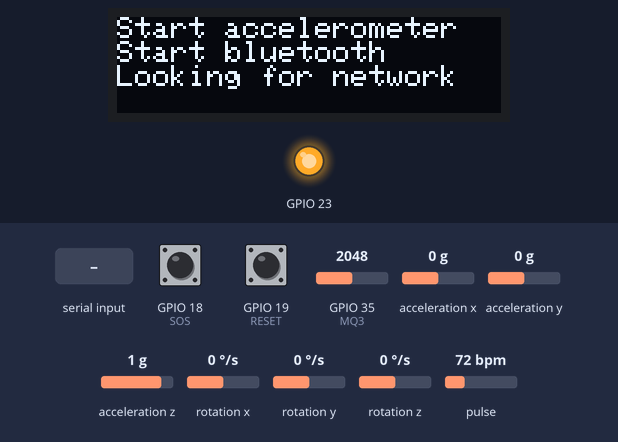
Recording of a sketch running on a simulated ESP32. Parts: 128×32 one-colour display, output pins drawn as LEDs (lit = HIGH). The test bench sets the inputs (shaded band); at power-on: acceleration x 0 g, GPIO 18 (SOS) HIGH, GPIO 19 (RESET) HIGH, GPIO 35 (MQ3) = 2048, acceleration y 0 g, acceleration z 1 g, rotation x 0 °/s, rotation y 0 °/s, rotation z 0 °/s, pulse 72 bpm. EEPROM starts erased; nothing arrives over Bluetooth unless stated; the modem accepts every AT command (registered, SIM ready, sends succeed) and sends nothing else; what the sketch prints to the serial monitor is not drawn.

Above: at 4.1 s.
At 18.6 s:
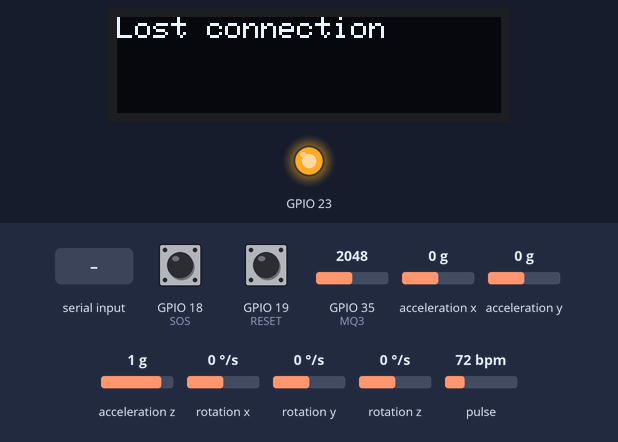
18.7 s: "ADMIN" received over the second serial link
At 20.4 s:
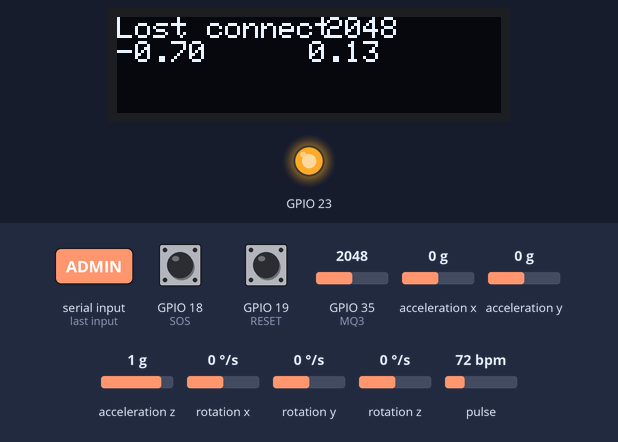
21.2 s: acceleration x set to -0.2 g
At 22.1 s:
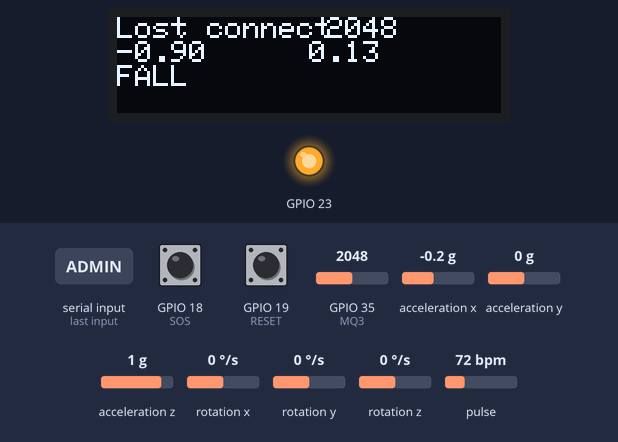
22.7 s: GPIO 18 (SOS) pulled LOW for 0.15 s
At 23.3 s:
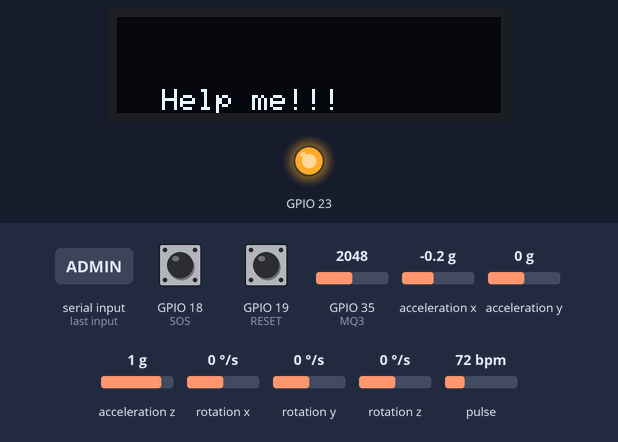
Timing chart, 0 to 25.7 s (numbered marks = the images above; inputs shaded):
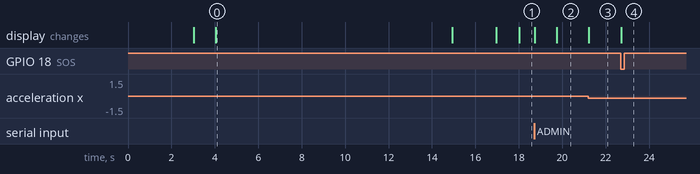

Measured:
- the behaviour switches between 0 and -0.1 g on acceleration x (found by bisection; images 2 and 3)
- after the input at 18.7 s, the display: first changes at once (image 2 shows a later state)
- after the input at 21.2 s, the display: changes at once (image 3)
- after the input at 22.7 s, the display: changes at once (image 4)
- what the display in image 0 shows lasts 10.9 s, from 4.0 s to 14.9 s

The sketch:

Receiver.ino
```cpp
#include <EEPROM.h>
//----------------------------------------------------------------------------Bluetooth
#include "BluetoothSerial.h"
BluetoothSerial SerialBT;
unsigned long ping;
String myGPS; String gps;
//----------------------------------------------------------------------------Màn hình
#include <Wire.h>
#include "SSD1306Ascii.h"
#include "SSD1306AsciiWire.h"
SSD1306AsciiWire oled;
//----------------------------------------------------------------------------Cảm biến gia tốc
#include <MPU6050_tockn.h>
#include <Wire.h>
MPU6050 mpu6050(Wire);
float X, Y;
unsigned long fall;
int flag2;
//----------------------------------------------------------------------------Cảm biến nhịp tim
#include "MAX30105.h"
MAX30105 particleSensor;
//----------------------------------------------------------------------------Khởi tạo ngoại vi
#define SOS   18   //Nút SOS
#define RESET 19   //Nút xoá số đt ADMIN
#define MQ3   35   //Nút xoá số đt ADMIN
//----------------------------------------------------------------------------Khởi tạo biến toàn cục
String ADMIN;
int flag1 = 6;
unsigned long timer;


void setup()
{
//----------------------------------------------------------------------------Khởi động màn hình, màn hình gỡ lỗi
  Serial.begin(9600);
  Wire.begin();
  oled.begin(&Adafruit128x32, 0x3C);
  oled.setFont(Adafruit5x7);
//----------------------------------------------------------------------------Khởi động ngoại vi
  pinMode(23, OUTPUT); digitalWrite(23, 1);
  pinMode(SOS,   INPUT_PULLUP);
  pinMode(RESET, INPUT_PULLUP);
  pinMode(MQ3, INPUT);
//----------------------------------------------------------------------------Khởi động cảm biến gia tốc và cảm biến nhịp tim
  oled.setCursor(0,0); oled.print("Start accelerometer");
  Wire.begin();
  mpu6050.begin();
  mpu6050.calcGyroOffsets(true);
  particleSensor.begin(Wire, I2C_SPEED_FAST);
  particleSensor.setup(0x1F, 8, 3, 100, 411, 4096);
//----------------------------------------------------------------------------Khởi động bluetooth
  oled.setCursor(0,1); oled.print("Start bluetooth");
  delay(1000);
  SerialBT.begin("ESP32test");
//----------------------------------------------------------------------------Khởi động SIM
  oled.setCursor(0,2); oled.print("Looking for network");
  for(int i=10; i>0; i--){Serial.println(i); delay(1000);}
  Serial1.begin(4800, SERIAL_8N1, 26, 27);
  Serial1.println("AT+CMGF=1");                delay(100);
  Serial1.println("AT+CNMI=2,2,0,0,0");        delay(100);
  Serial1.println("AT+CMGL=\"REC UNREAD\"");   delay(100);
  Serial1.println("AT+CMGD=1,4");              delay(100);
//--------------------------------------------------------------------------Khởi động bộ nhớ trong
  EEPROM.begin(64);  delay(500);
  for (int i = 0;  i < 12; ++i) { ADMIN  += char(EEPROM.read(i)); }
  Serial.print(ADMIN);
//--------------------------------------------------------------------------Kiểm tra dữ liệu ADMIN
  while (ADMIN == 0) { Setup_ADMIN();}

  oled.setCursor(0,3); oled.print("Device is Ready");
  delay(2000);
  oled.clear();
}


void loop()
{
  Setup_MAP();
//----------------------------------------------------------------------------Bluetooth kết nối, lấy dữ liệu GPS từ xe
  if (SerialBT.available())
  {
    oled.setCursor(0,0); oled.print("Connected      ");
    ping = millis();
    gps = SerialBT.readString();
  }
  if(gps.indexOf(',')>0){ myGPS = gps; }
//----------------------------------------------------------------------------Blutooth mất kết nối
  while(!SerialBT.available() && millis()-ping >= 15000){ oled.setCursor(0,0); oled.print("Lost connection"); }
//----------------------------------------------------------------------------Hiển thị các thông số lên màn hình
  oled.setCursor(0,1);  oled.print("     ");
  oled.setCursor(64,1); oled.print("     ");
  oled.setCursor(0,3);  oled.print(myGPS);
//----------------------------------------------------------------------------Nhấn SOS
  if(digitalRead(SOS)==0){ Send_SOS("Help me!!!"); }
//----------------------------------------------------------------------------Reset ADMIN
  if(digitalRead(RESET)==0)
  {
    oled.clear();
    while(digitalRead(RESET)==0)
    {
      flag1--; delay(1000);
      oled.setCursor(15,3); oled.print("Reset ADMIN is: "); oled.print(flag1);
      if(flag1 <= 0)
      {
        for (int i = 0; i < 12; ++i) {EEPROM.write(i, 0);} EEPROM.commit(); delay(1000);
        oled.setCursor(15, 3);  oled.print("Rebooting device...");
        delay(2000);
        ESP.restart();
      }
    }
    if(digitalRead(RESET)==1){oled.clear(); flag1 = 6;}
  }

//----------------------------------------------------------------------------Nếu phát hiện nhịp tim
  while(particleSensor.getIR()>7000)
  {
    fall_detection();
    if(analogRead(MQ3) >= 10000)                       { SerialBT.println("stop");  delay(1000);}
    if(analogRead(MQ3) < 10000 && millis()-timer>1000) { SerialBT.println("start"); timer = millis();}
    oled.setCursor(70,0); oled.print(analogRead(MQ3)); oled.print("   ");
  }


}
```

MPU6050.ino
```cpp
void fall_detection()
{
  oled.setCursor(0,1);  oled.print(X); oled.print("   ");
  oled.setCursor(64,1); oled.print(Y); oled.print("   ");
//----------------------------------------------------------------------------Đọc dữ liệu MPU6050 và calip
  mpu6050.update();
  X = mpu6050.getAccX() - 0.70;
  Y = mpu6050.getAccY() + 0.13;
//----------------------------------------------------------------------------Kiểm tra té ngã
  if(flag2==0){fall = millis(); }
  if(abs(X)>0.70 || abs(Y)>0.50 && flag2==0) {flag2=1; oled.setCursor(0,2); oled.print("FALL"); }
  if(abs(X)<0.70 && abs(Y)<0.50) {flag2=0; oled.setCursor(0,2); oled.print("            ");}
  if(millis()-fall >= 3000) { Send_SOS("Fail Down!!!"); }

//----------------------------------------------------------------------------Bluetooth kết nối, lấy dữ liệu GPS từ xe
  if (SerialBT.available())
  {
    gps = SerialBT.readString();
    if(gps.indexOf(',')>0){ myGPS = gps; }
  }
//----------------------------------------------------------------------------Nhấn SOS
  if(digitalRead(SOS)==0){ Send_SOS("Help me!!!"); }


}
```

SIM.ino
```cpp
//---------------------------------------------------------------- Xử lý chuỗi
String splitString(String inputString, String delim, uint16_t pos){
String tmp = inputString;
  for(int i=0; i<pos; i++){
    tmp = tmp.substring(tmp.indexOf(delim)+1);
    if(tmp.indexOf(delim)== -1
    && i != pos -1 )
      return "";
  }
  return tmp.substring(0,tmp.indexOf(delim));
}

//---------------------------------------------------------------- Cài ADMIN
void Setup_ADMIN()
{
  oled.setCursor(20, 3);  oled.print(" Setting ADMIN  ");
  while(Serial1.available())
  {
    String inputString;
    String Val;
    while(Serial1.available()){inputString = Serial1.readString();}
    delay(65);
    Serial.println(inputString);
    if(splitString(inputString,"#",1)=="ADMIN")
    {
      for(int i = 9; i < 21; i++){Val += inputString.charAt(i);}
      for (int i = 0; i < Val.length(); ++i){EEPROM.write(i, Val[i]);}  EEPROM.commit();
      delay(500);

      Serial1.println("AT+CMGF=1"); delay(500);
      Serial1.println("AT+CMGS=\"" + Val + "\"\r"); delay(500);
      Serial1.println("ADMIN OK! ");
      Serial1.println((char)26); delay(500);

      oled.clear(); oled.setCursor(25,3); oled.print("ADMIN Completed");
      delay(2000);
      ESP.restart(); // reset
    }
  }
}

//---------------------------------------------------------------- Gửi SOS
void Send_SOS(String DATA)
{
  oled.clear();
  oled.setCursor(15, 3);  oled.print(DATA);
  Serial1.println("AT+CMGF=1"); delay(500);
  Serial1.println("AT+CMGS=\"" + ADMIN + "\"\r"); delay(500);
  Serial1.println(DATA);
  Serial1.print("http://maps.google.com/maps?z=18&q="); Serial1.print(myGPS);
  Serial1.println((char)26); delay(5000);

  Serial1.print (F("ATD"));
  Serial1.print (ADMIN);
  Serial1.print (F(";\r\n"));
  delay(20000);
  Serial1.print (F("ATH"));
  Serial1.print (F(";\r\n"));
  delay(500);
  flag2=0; fall=0;
  oled.clear();
}

//---------------------------------------------------------------- Nhắn tin lấy tọa độ
void Setup_MAP()
{
  while(Serial1.available())
  {
    String inputString;
    while(Serial1.available()){inputString = Serial1.readString(); delay(65);}
    if(splitString(inputString,"#",1)=="MAP")
    {
      Serial.println("Send map");
      Serial1.println("AT+CMGF=1"); delay(500);
      Serial1.println("AT+CMGS=\"" + ADMIN + "\"\r"); delay(500);
      Serial1.print("http://maps.google.com/maps?z=18&q="); Serial1.println(myGPS);
      Serial1.println((char)26); delay(500);
    }
  }
}
```
